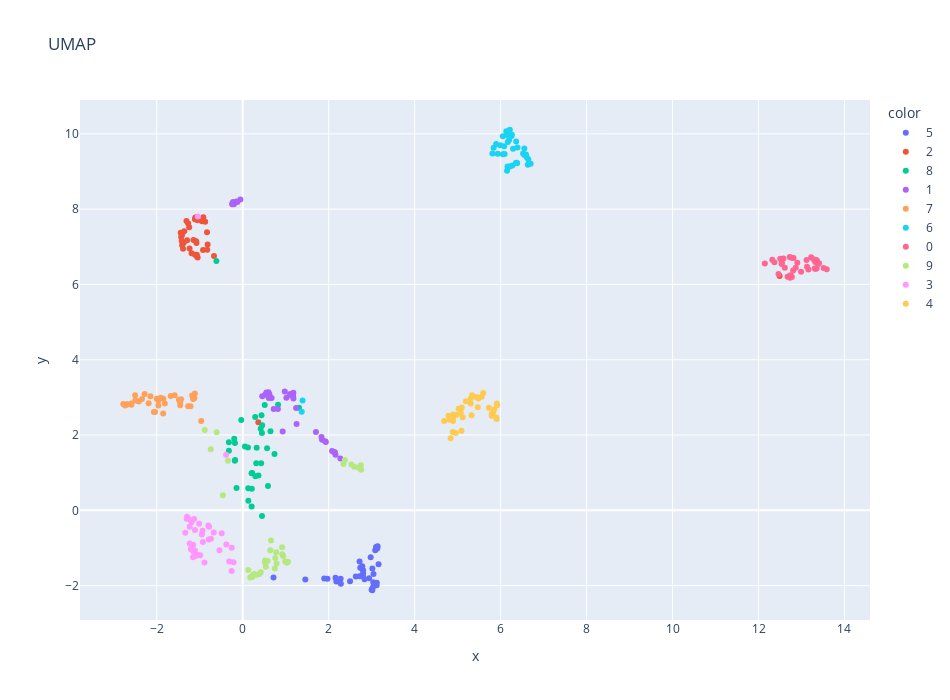

Here is the notebook cell this chart was saved with:
### Markdown cell above
![mnist mlp](mnistmlp.png)

### Code cell
coordsUMAP = get_coords(y_test_umap)
fig = px.scatter(x=coordsUMAP[0], y=coordsUMAP[1], color=colors,height=700,width=950, title="UMAP")
fig.show()
